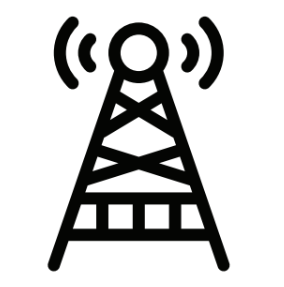
#> input picture images/1.png, 284 x 287 px
$ python -i stream.py   (imports and definitions only)
#> lines starting #> are read from the running program, lines starting #| are printed output that depends on the picture; after the words box and inside, x2 and y2 are one past the last pixel; in counts of white or black regions, pixels touching at a corner belong together
import os
import numpy as np
import cv2 as cv
from flask import Flask, render_template, Response

# [1 line not run here, left out]
sift = cv.xfeatures2d.SIFT_create()
bf = cv.BFMatcher()
templates = []
templateSizes = []
siftKP = []
siftDesc = []
# [7 lines not run here, left out]

# [32 lines left out: function detectSIFT, not called in this run]

def findPOI(frame):
    ret, thresh = cv.threshold(frame, 200, 255, cv.THRESH_BINARY)
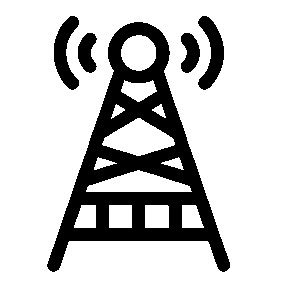
#> thresh: shape (287, 284); 78.1% white; 5 black regions
    contours, hierarchy = cv.findContours(thresh, cv.RETR_TREE, cv.CHAIN_APPROX_SIMPLE)
#> contours = 18 contours; largest, box (x1, y1, x2, y2) and area: (0, 0, 284, 287) 80938, (46, 21, 231, 273) 22112, (102, 118, 175, 156) 1544, (86, 170, 192, 192) 1338, (197, 15, 225, 91) 1083
    validContours = []
    for i in range(len(contours)):
        contour = contours[i]

        #check area
        if cv.contourArea(contour) < 150:
            continue

        #check solidity
        hull = cv.convexHull(contour)
        if cv.contourArea(hull) == 0:
            continue
        solidity = abs(cv.contourArea(contour) / cv.contourArea(hull))
        if abs(solidity - 1) > 0.1:
            continue

        #check approx
        epsilon = 0.02 * cv.arcLength(contour, True)
        approx = cv.approxPolyDP(contour, epsilon, True)
        if len(approx) != 4:
            continue

        if hierarchy[0][i][3] != -1:
            continue

        validContours.append(contour)
#> this loop made 18 passes
#> solidity on passes 2, 3, 4, 15, 17, 18: 0.86, 0.841, 0.75, 0.848, 0.672, 0.681
#> (solidity, epsilon, approx) on passes 5, 6, 8, 9: (0.975, 1.63, [[182, 205], [182, 227], [203, 227], [196, 206]]), (1, 1.79, [[145, 205], [145, 227], [168, 227], [167, 205]]), (0.978, 1.64, [[81, 205], [74, 227], [95, 227], [95, 205]]), (0.966, 4.62, [[86, 190], [191, 191], [139, 170]])
#> after the loop, validContours = [[[0, 0], [0, 286], [283, 286], [283, 0]]]
    validContours.sort(key=lambda contour: -cv.contourArea(contour))
    return validContours


# [55 lines left out: function gen_frames, not called in this run]

# [3 lines that did not run here, left out]

# [3 lines that did not run here, left out]

# [2 lines not run here, left out]

>>> import cv2
>>> picture = cv2.imread('images/1.png', cv2.IMREAD_GRAYSCALE)
>>> result = findPOI(picture)
#> result = [[[0, 0], [0, 286], [283, 286], [283, 0]]]

$ run again, on images/10.png
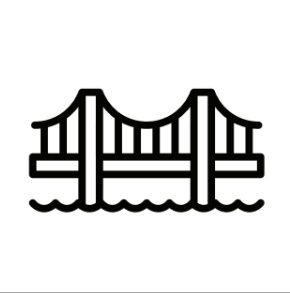
#> input picture images/10.png, 290 x 293 px
#> in findPOI, `ret, thresh = cv.threshold(frame, 200, 255, cv.THRESH_BINARY)`:
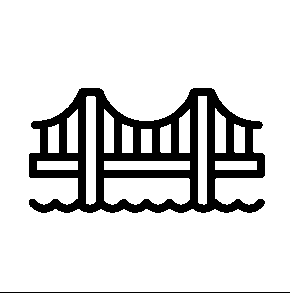
#> thresh: shape (293, 290); 84.9% white; 2 black regions
#> contours = 17 contours; largest, box (x1, y1, x2, y2) and area: (0, 0, 290, 292) 84099, (28, 87, 266, 214) 21806, (104, 178, 190, 205) 1982, (86, 96, 96, 205) 962, (198, 96, 207, 205) 858
#> the loop in findPOI, `for i in range(len(contours)):` made 17 passes
#> (hull, solidity, epsilon, approx) on passes 1, 4, 5: ([[289, 0], [289, 291], [0, 291], [0, 0]], 1, 23.2, [[0, 0], [0, 291], [289, 291], [289, 0]]), ([[256, 161], [256, 169], [215, 169], [215, 161]], 1, 1.96, [[215, 161], [215, 169], [256, 169], [256, 161]]), ([[189, 161], [189, 169], [104, 169], [104, 161]], 1, 3.72, [[104, 161], [104, 169], [189, 169], [189, 161]])
#> after the loop in findPOI, `for i in range(len(contours)):`: validContours = [[[0, 0], [0, 291], [289, 291], [289, 0]]]

$ run again, on images/11.png
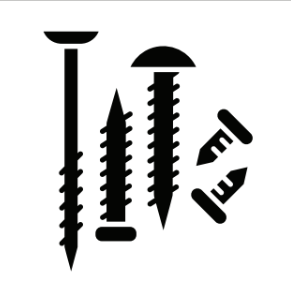
#> input picture images/11.png, 291 x 293 px
#> in findPOI, `ret, thresh = cv.threshold(frame, 200, 255, cv.THRESH_BINARY)`:
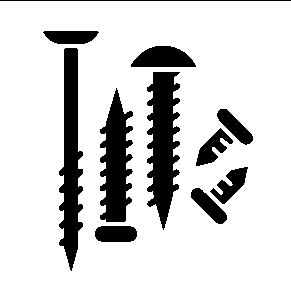
#> thresh: shape (293, 291); 82.9% white; 11 black regions
#> contours = 11 contours; largest, box (x1, y1, x2, y2) and area: (0, 1, 291, 293) 84390, (146, 71, 181, 231) 3732, (58, 47, 84, 272) 3543, (99, 87, 134, 223) 3086, (130, 45, 197, 68) 1080
#> the loop in findPOI, `for i in range(len(contours)):` made 11 passes
#> solidity on passes 4, 5, 7, 8, 9: 0.884, 0.882, 0.787, 0.782, 0.767
#> after the loop in findPOI, `for i in range(len(contours)):`: validContours = [[[0, 1], [0, 292], [290, 292], [290, 1]]]

$ run again, on images/12.png
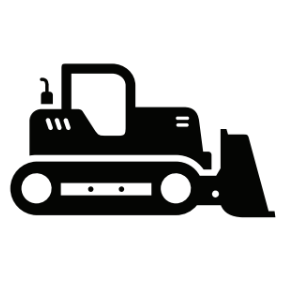
#> input picture images/12.png, 287 x 289 px
#> in findPOI, `ret, thresh = cv.threshold(frame, 200, 255, cv.THRESH_BINARY)`:
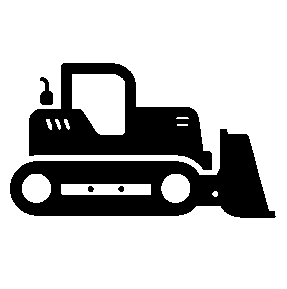
#> thresh: shape (289, 287); 75.3% white; 5 black regions
#> contours = 16 contours, 2 with area under 20; largest, box (x1, y1, x2, y2) and area: (0, 0, 287, 289) 82368, (9, 128, 277, 219) 14190, (28, 62, 213, 171) 11848, (72, 74, 125, 135) 2634, (61, 184, 151, 195) 890
#> the loop in findPOI, `for i in range(len(contours)):` made 16 passes
#> solidity on passes 2, 9, 10: 0.774, 0.799, 0.803
#> after the loop in findPOI, `for i in range(len(contours)):`: validContours = [[[0, 0], [0, 288], [286, 288], [286, 0]]]
